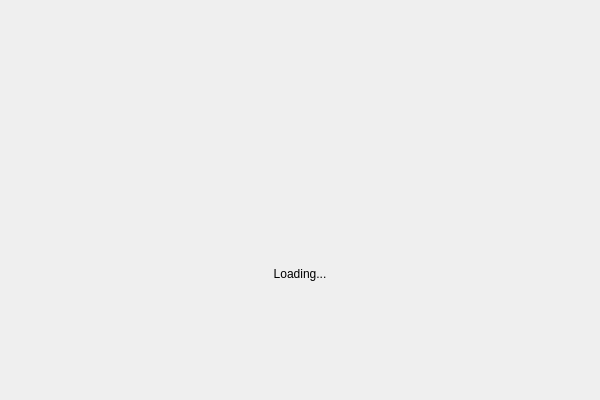
<?xml version="1.0" encoding="UTF-8"?>
<ui version="4.0">
 <class>LoadingScreen</class>
 <widget class="QWidget" name="LoadingScreen">
  <property name="geometry">
   <rect>
    <x>0</x>
    <y>0</y>
    <width>600</width>
    <height>400</height>
   </rect>
  </property>
  <property name="windowTitle">
   <string>Loading</string>
  </property>
  <layout class="QVBoxLayout" name="verticalLayout">
   <item>
    <widget class="QLabel" name="splashLabel">
     <property name="minimumSize">
      <size>
       <width>400</width>
       <height>250</height>
      </size>
     </property>
     <property name="alignment">
      <set>Qt::AlignCenter</set>
     </property>
     <property name="text">
      <string></string>
     </property>
    </widget>
   </item>
   <item>
    <widget class="QLabel" name="statusLabel">
     <property name="alignment">
      <set>Qt::AlignHCenter|Qt::AlignTop</set>
     </property>
     <property name="text">
      <string>Loading...</string>
     </property>
    </widget>
   </item>
  </layout>
 </widget>
 <resources/>
 <connections/>
</ui>
